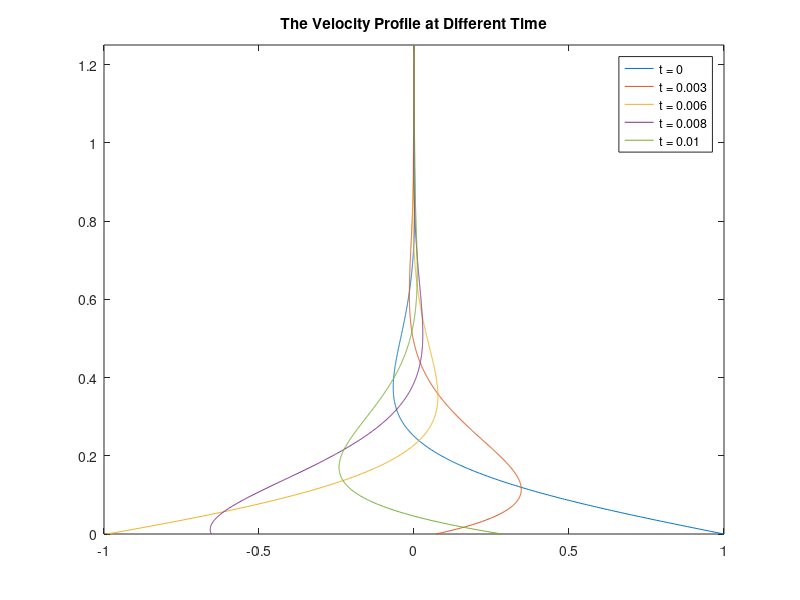

Here is the MATLAB script that generated this plot:
%uy = @(y, t) ( real(exp( -sqrt(1i/500/16.1).*y + 500i*t )) ); % the velocity function u(y, t)
uy = @(y, t)(exp( -2*pi.*y).*cos(500*t - 2*pi.*y)); % the velocity function u(y, t)
y = linspace(0, 1.25, 1000); % create a series of height
ks = [0, 0.003, 0.006, 0.008, 0.01]; 
for k = ks
    u = uy(y, k); % calculate an array of velocity
    plot(u, y); % plot the velocity with respect to height
    hold on
end
title('The Velocity Profile at Different Time')
legend('t = 0','t = 0.003','t = 0.006','t = 0.008','t = 0.01')
xlim([-1 1]) % set x axis scale
ylim([0 1.25])